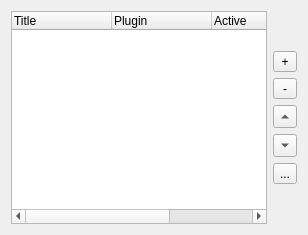
     <widget class="QWidget" name="infoPluginsTab">
      <attribute name="title">
       <string>&amp;Info plugins</string>
      </attribute>
      <layout class="QHBoxLayout" name="horizontalLayout_3">
       <item>
        <widget class="QTreeWidget" name="infoPluginList">
         <property name="toolTip">
          <string>&lt;html&gt;The list of info plugins. Info plugins are displayed in the upper part of the main window.&lt;/html&gt;</string>
         </property>
         <property name="alternatingRowColors">
          <bool>true</bool>
         </property>
         <property name="rootIsDecorated">
          <bool>false</bool>
         </property>
         <property name="uniformRowHeights">
          <bool>true</bool>
         </property>
         <column>
          <property name="text">
           <string comment="Info plugins table list header">Title</string>
          </property>
          <property name="toolTip">
           <string>&lt;html&gt;The title of the plugin will be displayed in the main window&lt;/html&gt;</string>
          </property>
         </column>
         <column>
          <property name="text">
           <string comment="Info plugins table list header">Plugin</string>
          </property>
          <property name="toolTip">
           <string>&lt;html&gt;The plugin command (with any parameters)&lt;/html&gt;</string>
          </property>
         </column>
         <column>
          <property name="text">
           <string comment="Info plugins table list header">Active</string>
          </property>
         </column>
         <column>
          <property name="text">
           <string comment="Info plugins table list header">Configuration</string>
          </property>
         </column>
        </widget>
       </item>
       <item>
        <widget class="QWidget" name="widget_2" native="true">
         <layout class="QVBoxLayout" name="verticalLayout_8">
          <property name="margin">
           <number>0</number>
          </property>
          <item>
           <spacer name="verticalSpacer_6">
            <property name="orientation">
             <enum>Qt::Vertical</enum>
            </property>
            <property name="sizeHint" stdset="0">
             <size>
              <width>20</width>
              <height>40</height>
             </size>
            </property>
           </spacer>
          </item>
          <item>
           <widget class="QToolButton" name="addInfoPluginButton">
            <property name="sizePolicy">
             <sizepolicy hsizetype="Minimum" vsizetype="Fixed">
              <horstretch>0</horstretch>
              <verstretch>0</verstretch>
             </sizepolicy>
            </property>
            <property name="toolTip">
             <string>Add info plugin</string>
            </property>
            <property name="text">
             <string>+</string>
            </property>
           </widget>
          </item>
          <item>
           <widget class="QToolButton" name="removeInfoPluginButton">
            <property name="sizePolicy">
             <sizepolicy hsizetype="Minimum" vsizetype="Fixed">
              <horstretch>0</horstretch>
              <verstretch>0</verstretch>
             </sizepolicy>
            </property>
            <property name="toolTip">
             <string>Removed selected info plugin</string>
            </property>
            <property name="text">
             <string>-</string>
            </property>
           </widget>
          </item>
          <item>
           <widget class="QToolButton" name="infoPluginUpButton">
            <property name="sizePolicy">
             <sizepolicy hsizetype="Minimum" vsizetype="Fixed">
              <horstretch>0</horstretch>
              <verstretch>0</verstretch>
             </sizepolicy>
            </property>
            <property name="toolTip">
             <string>Move selected info plugin up</string>
            </property>
            <property name="text">
             <string/>
            </property>
            <property name="arrowType">
             <enum>Qt::UpArrow</enum>
            </property>
           </widget>
          </item>
          <item>
           <widget class="QToolButton" name="infoPluginDownButton">
            <property name="sizePolicy">
             <sizepolicy hsizetype="Minimum" vsizetype="Fixed">
              <horstretch>0</horstretch>
              <verstretch>0</verstretch>
             </sizepolicy>
            </property>
            <property name="toolTip">
             <string>Move selected info plugin down</string>
            </property>
            <property name="text">
             <string>...</string>
            </property>
            <property name="arrowType">
             <enum>Qt::DownArrow</enum>
            </property>
           </widget>
          </item>
          <item>
           <widget class="QToolButton" name="infoPluginSettingsButton">
            <property name="sizePolicy">
             <sizepolicy hsizetype="Minimum" vsizetype="Fixed">
              <horstretch>0</horstretch>
              <verstretch>0</verstretch>
             </sizepolicy>
            </property>
            <property name="toolTip">
             <string>Change settings for selected info plugin</string>
            </property>
            <property name="text">
             <string>...</string>
            </property>
           </widget>
          </item>
          <item>
           <spacer name="verticalSpacer_3">
            <property name="orientation">
             <enum>Qt::Vertical</enum>
            </property>
            <property name="sizeHint" stdset="0">
             <size>
              <width>20</width>
              <height>40</height>
             </size>
            </property>
           </spacer>
          </item>
         </layout>
        </widget>
       </item>
      </layout>
     </widget>
